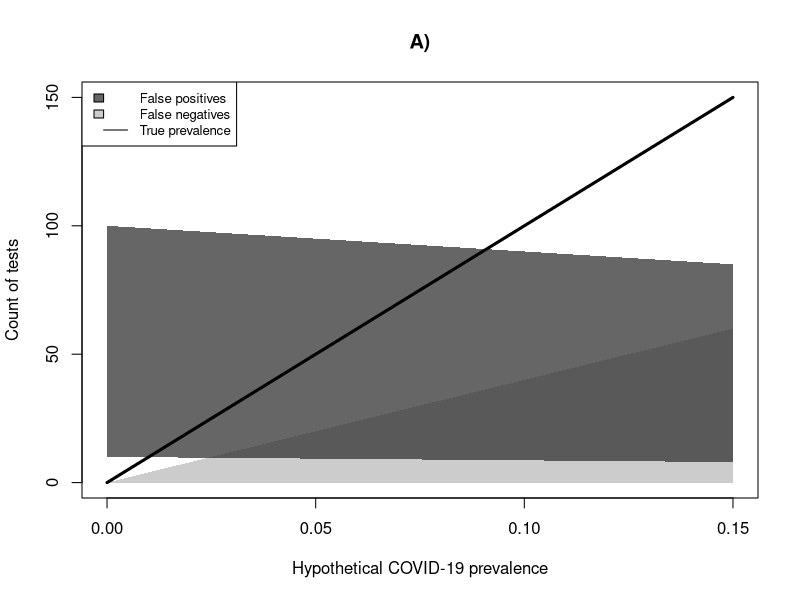
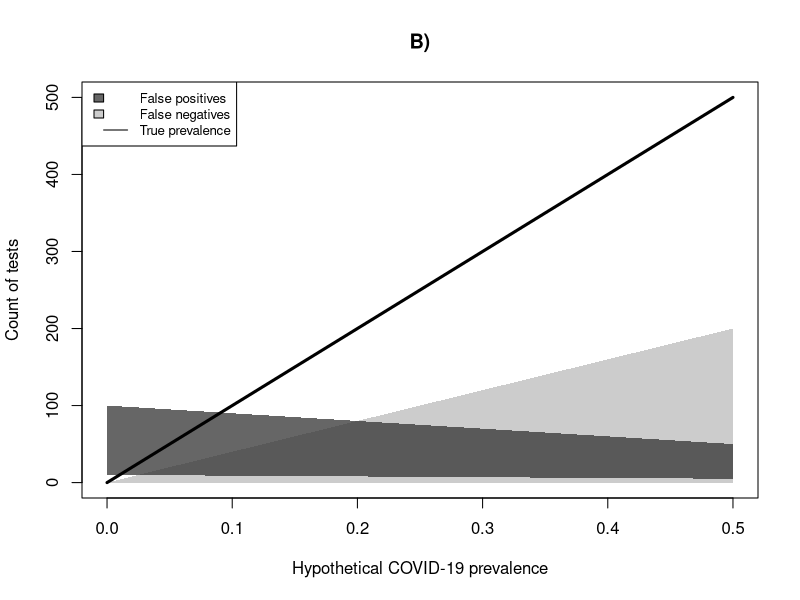

Write the R code that produced these figures, in order.
#################
# Performance of testing in COVID-19
# Citation: Goldstein ND, Burstyn I. On the importance of early testing even when imperfect in a pandemic such as COVID-19. Manuscript in preparation.
# 3/17/20 -- Igor Burstyn and Neal Goldstein
#################

#define parameter ranges
sn_pcr = seq(0.6, 1.00, by=0.01)
sp_pcr = seq(0.9, 0.99, by=0.01)

pop = 1000 #population size
prev = seq(0, 0.5, by=0.05)  #COVID-19 prevalance

fn_hi = NA
fn_lo = NA
fp_hi = NA
fp_lo = NA

#tp = NA 
#tn = NA

for (i in 1:length(prev))
{
  true_pos = prev[i] * pop
  true_neg = (1-prev[i]) * pop
  test_pos_true_pos = round(sn_pcr * true_pos)
  test_neg_true_pos = true_pos - test_pos_true_pos
  test_neg_true_neg = round(sp_pcr * true_neg)
  test_pos_true_neg = true_neg - test_neg_true_neg
  
  fn_hi = c(na.omit(fn_hi), max(test_neg_true_pos))
  fn_lo = c(na.omit(fn_lo), min(test_neg_true_pos))
  fp_hi = c(na.omit(fp_hi), max(test_pos_true_neg))
  fp_lo = c(na.omit(fp_lo), min(test_pos_true_neg))
}
rm(i)

#for a given value of SN, SP
# true_pos = prev * pop
# true_neg = (1-prev) * pop
# test_pos_true_pos = round(sn_pcr * true_pos)
# test_neg_true_pos = true_pos - test_pos_true_pos
# test_neg_true_neg = round(sp_pcr * true_neg)
# test_pos_true_neg = true_neg - test_neg_true_neg

plot(x=prev[1:4], y=fn_hi[1:4], type="n", ylim=c(0,150), xlab="Hypothetical COVID-19 prevalence", ylab="Count of tests", main="A)")
polygon(x=c(min(prev[1:4]),max(prev[1:4]),max(prev[1:4]),min(prev[1:4])), y=c(min(fn_hi[1:4]),max(fn_hi[1:4]),max(fn_lo[1:4]),min(fn_lo[1:4])), col=rgb(red=0.8,blue=0.8,green=0.8,alpha=1), border="NA")
polygon(x=c(min(prev[1:4]),max(prev[1:4]),max(prev[1:4]),min(prev[1:4])), y=c(max(fp_hi[1:4]),min(fp_hi[1:4]),min(fp_lo[1:4]),max(fp_lo[1:4])), col=rgb(red=0.2,blue=0.2,green=0.2,alpha=.75), border="NA")
lines(x=prev[1:4], y=prev[1:4] * pop, lwd=3)
legend("topleft", legend=c("False positives","False negatives","True prevalence"), fill=c(rgb(red=0.2,blue=0.2,green=0.2,alpha=.75),rgb(red=0.8,blue=0.8,green=0.8,alpha=1),NA), border=c("black","black","white"), lty=c(NA,NA,1), cex=0.8)

plot(x=prev, y=fn_hi, type="n", ylim=c(0,pop/2), xlab="Hypothetical COVID-19 prevalence", ylab="Count of tests", main="B)")
polygon(x=c(min(prev),max(prev),max(prev),min(prev)), y=c(min(fn_hi),max(fn_hi),max(fn_lo),min(fn_lo)), col=rgb(red=0.8,blue=0.8,green=0.8,alpha=1), border="NA")
polygon(x=c(min(prev),max(prev),max(prev),min(prev)), y=c(max(fp_hi),min(fp_hi),min(fp_lo),max(fp_lo)), col=rgb(red=0.2,blue=0.2,green=0.2,alpha=.75), border="NA")
lines(x=prev, y=prev * pop, lwd=3)
legend("topleft", legend=c("False positives","False negatives","True prevalence"), fill=c(rgb(red=0.2,blue=0.2,green=0.2,alpha=.75),rgb(red=0.8,blue=0.8,green=0.8,alpha=1),NA), border=c("black","black","white"), lty=c(NA,NA,1), cex=0.8)

#5% prevalence
i=2
true_pos = prev[i] * pop
true_neg = (1-prev[i]) * pop
test_pos_true_pos = round(sn_pcr * true_pos)
test_neg_true_pos = true_pos - test_pos_true_pos
test_neg_true_neg = round(sp_pcr * true_neg)
test_pos_true_neg = true_neg - test_neg_true_neg

range(test_neg_true_pos) #fn
range(test_pos_true_neg) #fp

#25% prevalence
i=6
true_pos = prev[i] * pop
true_neg = (1-prev[i]) * pop
test_pos_true_pos = round(sn_pcr * true_pos)
test_neg_true_pos = true_pos - test_pos_true_pos
test_neg_true_neg = round(sp_pcr * true_neg)
test_pos_true_neg = true_neg - test_neg_true_neg

range(test_neg_true_pos) #fn
range(test_pos_true_neg) #fp


